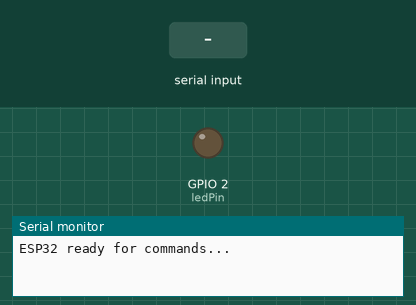
This sketch was run on a simulated ESP32. Shown: output pins drawn as LEDs (lit = HIGH), the last lines printed to the serial monitor. Dashed ring = blinking. The test bench sets the inputs (shaded band).

Above: at 1.2 s.
1.3 s: "BLINK 150\n" received over Serial
At 1.45 s:
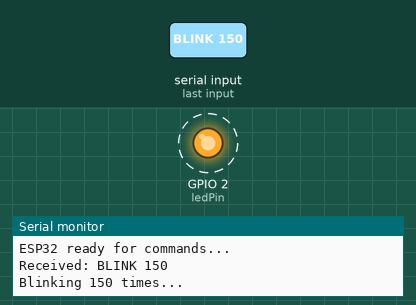
Timing chart, 0 to 10.3 s (numbered marks = the images above; inputs shaded):
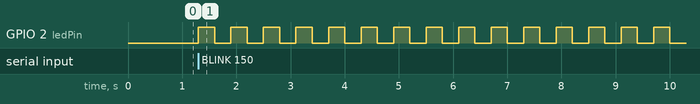

Measured:
- after the input at 1.3 s, GPIO 2 (ledPin): alternates HIGH for 0.30 s and LOW for 0.30 s, starting at once

The sketch:

ollamaLed.ino
```cpp
// === AI-Controlled ESP32 ===
// Simple serial command listener

int ledPin = 2;  // Built-in LED or external one on GPIO 2

void setup() {
  Serial.begin(9600);
  pinMode(ledPin, OUTPUT);
  Serial.println("ESP32 ready for commands...");
}

void loop() {
  if (Serial.available()) {
    String command = Serial.readStringUntil('\n');
    command.trim();  // Remove whitespace

    Serial.print("Received: ");
    Serial.println(command);

    if (command.equalsIgnoreCase("LED_ON")) {
      digitalWrite(ledPin, HIGH);
      Serial.println("LED turned ON");
    }
    else if (command.equalsIgnoreCase("LED_OFF")) {
      digitalWrite(ledPin, LOW);
      Serial.println("LED turned OFF");
    }
    else if (command.startsWith("BLINK")) {
      int times = 3;  // Default blink times
      int index = command.indexOf(' ');
      if (index > 0) {
        times = command.substring(index + 1).toInt();
        if (times <= 0) times = 3;
      }
      Serial.print("Blinking ");
      Serial.print(times);
      Serial.println(" times...");
      for (int i = 0; i < times; i++) {
        digitalWrite(ledPin, HIGH);
        delay(300);
        digitalWrite(ledPin, LOW);
        delay(300);
      }
    }
    else {
      Serial.println("Unknown command");
    }
  }
}
```
